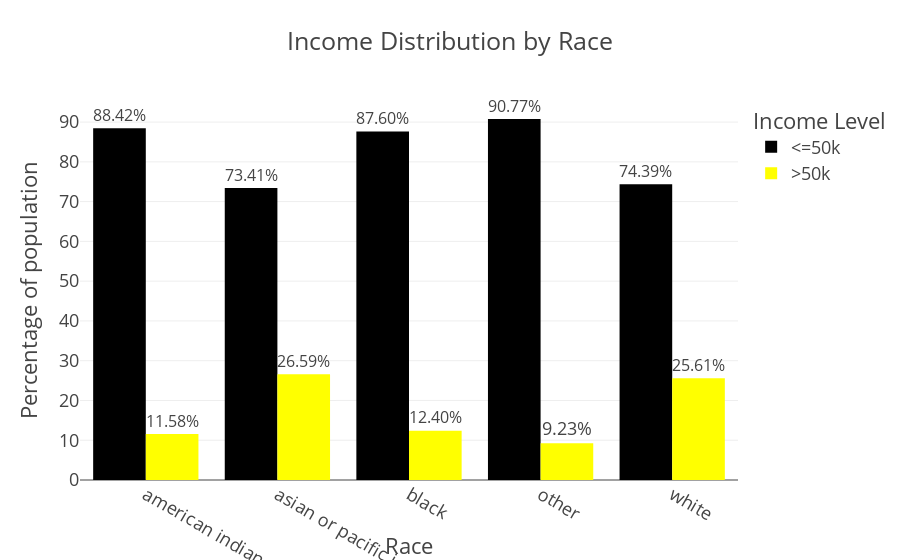

Notebook cell for this chart:
### Code cell
fig=px.bar(adult_df_income_race,
           x='race',
           y='percentage',
           color='income',
           title='Income Distribution by Race',
           color_discrete_sequence=["black","yellow"],
           barmode='group',
           text='percentage'
           
              
)
fig.update_layout(template="presentation",
                 xaxis_title='Race',
                  yaxis_title='Percentage of population',
                  legend_title=dict(text='Income Level'),
                 paper_bgcolor="rgba(0,0,0,0)",plot_bgcolor=("rgba(0,0,0,0)"))
fig.update_traces(texttemplate='%{text:.2f}%',textposition='outside')
fig.show()
fig.write_image(os.path.join(results_dir,'income_distribution-Race-bar_chart.jpg'))
fig.write_image(os.path.join(results_dir,'income_distribution-Race_bar_chart.png'))
fig.write_html(os.path.join(results_dir,'income_distribution_Race_bar_chart.html'))

### Figure 1 — Plotly figure (JSON) as saved in the notebook; plotly's stock layout.template omitted (floating-point values rounded to 4 significant figures)
{"data": [{"alignmentgroup": "True", "hovertemplate": "income=<=50k<br>race=%{x}<br>percentage=%{text}<extra></extra>", "legendgroup": "<=50k", "marker": {"color": "black", "pattern": {"shape": ""}}, "name": "<=50k", "offsetgroup": "<=50k", "orientation": "v", "showlegend": true, "text": [88.42, 73.41, 87.6, 90.77, 74.39], "textposition": "outside", "texttemplate": "%{text:.2f}%", "type": "bar", "x": ["american indian or eskimo", "asian or pacific islander", "black", "other", "white"], "xaxis": "x", "y": [88.42, 73.41, 87.6, 90.77, 74.39], "yaxis": "y"}, {"alignmentgroup": "True", "hovertemplate": "income=>50k<br>race=%{x}<br>percentage=%{text}<extra></extra>", "legendgroup": ">50k", "marker": {"color": "yellow", "pattern": {"shape": ""}}, "name": ">50k", "offsetgroup": ">50k", "orientation": "v", "showlegend": true, "text": [11.58, 26.59, 12.4, 9.225, 25.61], "textposition": "outside", "texttemplate": "%{text:.2f}%", "type": "bar", "x": ["american indian or eskimo", "asian or pacific islander", "black", "other", "white"], "xaxis": "x", "y": [11.58, 26.59, 12.4, 9.225, 25.61], "yaxis": "y"}], "layout": {"autosize": true, "barmode": "group", "legend": {"title": {"text": "Income Level"}, "tracegroupgap": 0}, "paper_bgcolor": "rgba(0, 0, 0, 0)", "plot_bgcolor": "rgba(0, 0, 0, 0)", "title": {"text": "Income Distribution by Race"}, "xaxis": {"anchor": "y", "autorange": true, "domain": [0, 1], "range": [-0.5, 4.5], "title": {"text": "Race"}, "type": "category"}, "yaxis": {"anchor": "x", "autorange": true, "domain": [0, 1], "range": [0, 95.55], "title": {"text": "Percentage of population"}, "type": "linear"}}}
